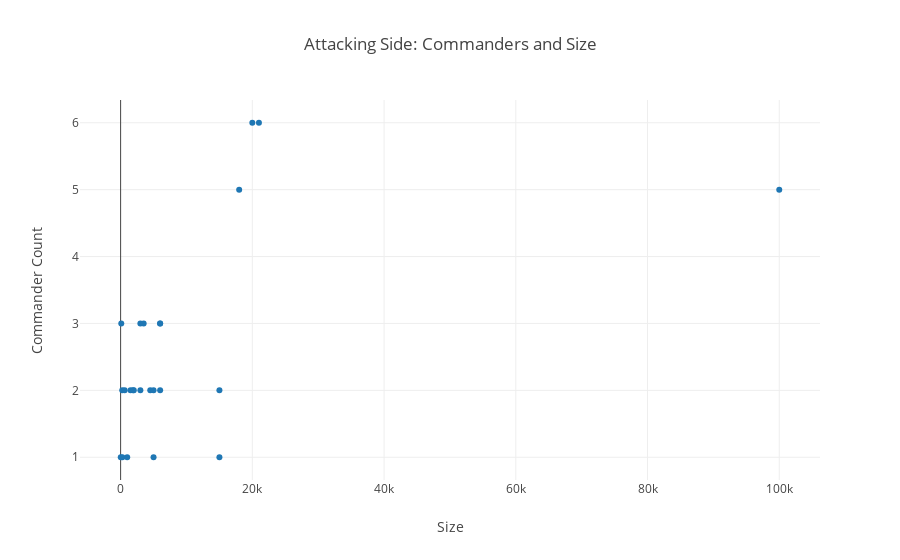

Notebook code for this chart:
### Markdown cell above
<p>Moving on we can now plot the two variables. To do this we add a column to our data that is the cound of attacking commanders</p>

### Code cell
#REMINDER: as a learning assignment, figure out how to do this with the appropriate method 
battles_df['attacking_com_count'] = battles_df.apply(lambda row: len(row['attacker_commander'].split(',')), axis=1)

#sort
battles_df = battles_df.sort_values('attacker_size')


#plot
trace = [Scatter(
    x=battles_df['attacker_size'],
    y=battles_df['attacking_com_count'],
    mode='markers',
    text=battles['name'])]
layout = Layout(
    title= 'Attacking Side: Commanders and Size',
    hovermode= 'closest',
    xaxis= dict(
        title= 'Size'
    ),
    yaxis=dict(
        title= 'Commander Count'
    )
)

fig = dict(data=trace, layout=layout)
iplot(fig)

### Figure 1 — Plotly figure (JSON) as saved in the notebook; plotly's stock layout.template omitted (floating-point values rounded to 4 significant figures)
{"data": [{"mode": "markers", "text": ["Battle of the Golden Tooth", "Battle at the Mummer's Ford", "Battle of Riverrun", "Battle of the Green Fork", "Battle of the Whispering Wood", "Battle of the Camps", "Sack of Darry", "Battle of Moat Cailin", "Battle of Deepwood Motte", "Battle of the Stony Shore", "Battle of Torrhen's Square", "Battle of Winterfell", "Sack of Torrhen's Square", "Sack of Winterfell", "Battle of Oxcross", "Siege of Storm's End", "Battle of the Fords", "Sack of Harrenhal", "Battle of the Crag", "Battle of the Blackwater", "Siege of Darry", "Battle of Duskendale", "Battle of the Burning Septry", "Battle of the Ruby Ford", "Retaking of Harrenhal", "The Red Wedding", "Siege of Seagard", "Battle of Castle Black", "Fall of Moat Cailin", "Sack of Saltpans", "Retaking of Deepwood Motte", "Battle of the Shield Islands", "Invasion of Ryamsport, Vinetown, and Starfish Harbor", "Second Seige of Storm's End", "Siege of Dragonstone", "Siege of Riverrun", "Siege of Raventree", "Siege of Winterfell"], "type": "scatter", "x": [20, 100, 244, 264, 618, 1000, 1500, 1875, 2000, 3000, 3000, 3500, 4500, 5000, 5000, 6000, 6000, 6000, 15000, 15000, 18000, 20000, 21000, 100000], "y": [1, 3, 2, 1, 2, 1, 2, 2, 2, 3, 2, 3, 2, 2, 1, 2, 3, 3, 2, 1, 5, 6, 6, 5]}], "layout": {"hovermode": "closest", "title": "Attacking Side: Commanders and Size", "xaxis": {"title": "Size"}, "yaxis": {"title": "Commander Count"}}}
